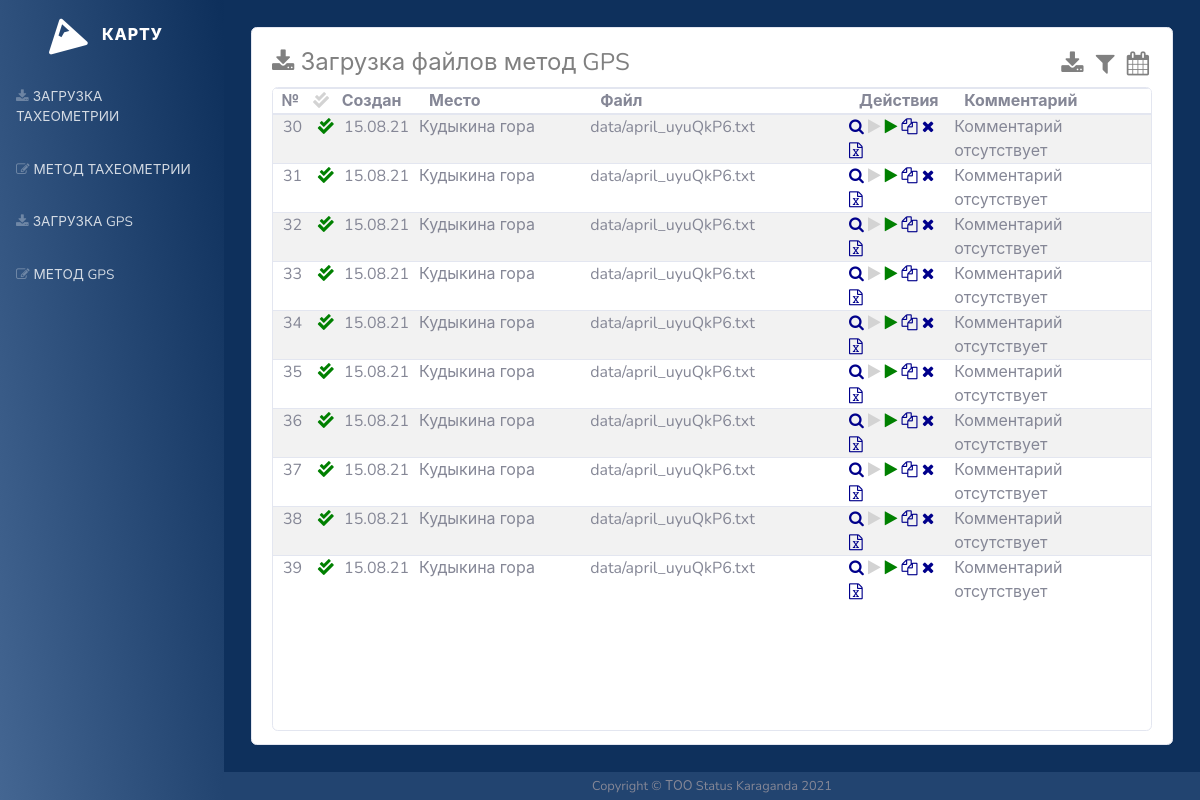
Page /load_gps/ on the committed database.
### energy/models.py (models this page shows, shortened)
class Files_gps(models.Model):
    date = models.DateField(verbose_name='Дата:', null=True)
    place = models.ForeignKey('Place', on_delete=models.CASCADE, verbose_name='Место', null=True)
    file = models.FileField(verbose_name='Файл', upload_to='data/', default=None)
    read = models.BooleanField(verbose_name='Прочитан', default=False)
    comment = models.CharField(max_length=500, verbose_name='Комментарий', null=True, default=' ')

class Place(models.Model):
    name = models.CharField(max_length=200, verbose_name='Место', null=True)
    def __str__(self):
        return str(self.name)

### energy/views.py (the view, shortened to what this page needs)
# urls.py: path('load_gps/', load_gps, name='load_gps'),
def load_gps(request):
    if 'clear_period' in request.POST:
        print(request.POST)
    if 'place_clear' in request.POST:
        print(request.POST)
    docs = Files_gps.objects.all().order_by('-date')
    read_form = PlacesModal()
    files = FileModal()
    contractor = DateForm1()
    context = {'docs': docs, 'files': files, 'contractor': contractor, 'form': read_form}
    return render(request, 'energy/load_gps.html', context)

### energy/templates/energy/load_gps.html (shortened to what this page needs)
{% extends "layout/basic.html" %}
{% load static %}
{% load bootstrap4 %}
{% block content %}
<div class="row">
    <div class="col-md-7">
        <h4 style="color:grey;"><i class="fa fa-download"></i> Загрузка файлов метод GPS</h4>
    </div>
    <div class="col-md-5">
        <h4 id="icons" style="text-align:right">
            <a class="icon" style="color:grey;" href="{% url 'energy:add_post_gps' %}"  role="button"><i class="fa fa-download"style="padding: 3px;"></i></a>
            <a class="icon" style="color:grey;" data-toggle="modal" title="Фильтр" data-target="#Filter"><i class="fa fa-filter"style="padding: 3px;"></i></a>
            <a class="icon" style="color:grey;" data-toggle="modal" title="Период" data-target="#exampleModal"><i class="fa fa-calendar" style="padding: 3px;"></i></a>
        </h4>
    </div>
<div class="col-sm-4 col-md-12">
    <div class="card" id="card">
                <div class="table-responsive" >
                    <table class="table table-striped" class="table table-hover">
                        <thead class="sticky" style="padding:20px">
                        <tr>
                                <th class="sticky" style="padding: 0; width: 4%; text-align:center">№</th>
                                <th class="sticky" style="padding: 0; width: 3%; text-align:center"><i class="fas fa-check-double" style="color:lightgrey"></i></th>
                                <th class="sticky" style="padding: 0; width: 7%; text-align:center">Создан</th>
                                <th class="sticky" style="padding: 0; padding-left: 20px; width: 20%; text-align:left">Место</th>
                                <th class="sticky" style="padding: 0; padding-left: 20px; width: 30%; text-align:left">Файл</th>
                                <th class="sticky" style="padding: 0; padding-left: 20px; width: 12%; text-align:left">Действия</th>
                                <th class="sticky" style="padding: 0; padding-left: 20px; width: 30%; text-align:left">Комментарий</th>
                            </tr>
                        </thead>
                        <tbody id="dynamic">
                        {% for doc in docs %}
                        <tr>
                                <td style="padding: 0; padding-left:10px; text-align:left" scope="row">
                                    {{ doc.pk}}
                                </td>
                                <td style="padding: 0; padding-left:10px;" scope="row">
                                    {% if doc.read == True %}
                                        <i class="fas fa-check-double" style="color:green"></i>
                                    {% else %}
                                        <i class="fas fa-check-double" style="color:lightgrey"></i>
                                    {% endif %}
                                </td>
                                <td style="padding: 0; padding-left:10px; text-align:left" scope="row">
                                    {{ doc.date|date:"d.m.y"}}
                                </td>
                                <td style="padding: 0; padding-left:10px; text-align:left" scope="row">
                                    {{ doc.place }}
                                </td>
                                <td style="padding: 0; padding-left:10px" scope="row">
                                    {{ doc.file }}
                                </td>
                                 <td style="padding: 0; padding-left:10px; text-align: left" scope="row">
                                     {% if doc.read == False %}
                                        <a class="icon" id="work" name="search" name="search{{ forloop.counter }}" href="" role="button" title="Просмотр"><i class="fa fa-search" style="color:lightgrey"></i></a>
                                        <a class="icon" id="work" name="search" name="search{{ forloop.counter }}" href="{% url 'energy:step_1_gps' pk=doc.pk %}" role="button" title="Прочитать"><i class="fa fa-play"style="color:green"></i></a>
                                        <a class="icon" id="work" name="search" name="search{{ forloop.counter }}" href="" role="button" title="Шаг2"><i class="fa fa-play"style="color:lightgrey"></i></a>
                                        <a class="icon" href="" role="button"><i class="fa fa-copy"title="Копия" style="color:lightgrey"></i></a>
                                        <a class="icon" href="{% url 'energy:remove_gpsfile' pk=doc.pk %}" role="button"><i class="fa fa-remove"title="Удалить" style="color:lightgrey"></i></a>
                                        <a class="icon" href="" role="button"><i class="fa fa-file-excel"title="PDF" style="color:lightgrey"></i></a>
                                    {% else %}
                                        <a class="icon" id="work" name="search" name="search{{ forloop.counter }}" href="{% url 'energy:search_gps_load' pk=doc.pk %}" role="button" title="Просмотр"><i class="fa fa-search" style="color:darkblue"></i></a>
                                        <a disabled class="icon" id="work" name="search" name="search{{ forloop.counter }}" href="" role="button" title="Прочитать"><i class="fa fa-play"style="color:lightgrey"></i></a>
                                        <a disabled class="icon" id="work" name="search" name="search{{ forloop.counter }}" href="{% url 'energy:step_gps' pk=doc.pk %}" role="button" title="Шаг2"><i class="fa fa-play"style="color:green"></i></a>
                                        <a class="icon" href="{% url 'energy:gpsfile_copy' pk=doc.pk %}" role="button"><i class="fa fa-copy"title="Копия" style="color:darkblue"></i></a>
                                        <a class="icon" href="{% url 'energy:remove_gpsfile' pk=doc.pk %}" role="button"><i class="fa fa-remove"title="Удалить" style="color:darkblue"></i></a>
                                        <a class="icon" href="{% url 'energy:xls_gps' pk=doc.pk %}" role="button"><i class="fa fa-file-excel"title="export xls" style="color:darkblue"></i></a>
                                    {% endif %}
                                </td>
                                <td style="padding: 0; padding-left:10px; text-align: left" scope="row">
                                    {{ doc.comment }}
                                </td>
                        </tr>
                                        {% endfor %}
                    </tbody>
                </table>
        </div>
        </div>
    </div>
</div>
{% endblock %}

### energy/templates/energy/load_gps.html (style rules this page uses)
thead th { position: sticky; top: 0; background: white; }
#card { overflow-y: scroll; height: 80.5vh; }

### rows in the picture
Files_gps: pk "30", read True (drawn), date "15.08.21", place "Кудыкина гора", file "data/april_uyuQkP6.txt", comment "Комментарий отсутствует"
Files_gps: pk "31", read True (drawn), date "15.08.21", place "Кудыкина гора", file "data/april_uyuQkP6.txt", comment "Комментарий отсутствует"
Files_gps: pk "32", read True (drawn), date "15.08.21", place "Кудыкина гора", file "data/april_uyuQkP6.txt", comment "Комментарий отсутствует"
Files_gps: pk "33", read True (drawn), date "15.08.21", place "Кудыкина гора", file "data/april_uyuQkP6.txt", comment "Комментарий отсутствует"
Files_gps: pk "34", read True (drawn), date "15.08.21", place "Кудыкина гора", file "data/april_uyuQkP6.txt", comment "Комментарий отсутствует"
Files_gps: pk "35", read True (drawn), date "15.08.21", place "Кудыкина гора", file "data/april_uyuQkP6.txt", comment "Комментарий отсутствует"
Files_gps: pk "36", read True (drawn), date "15.08.21", place "Кудыкина гора", file "data/april_uyuQkP6.txt", comment "Комментарий отсутствует"
Files_gps: pk "37", read True (drawn), date "15.08.21", place "Кудыкина гора", file "data/april_uyuQkP6.txt", comment "Комментарий отсутствует"
Files_gps: pk "38", read True (drawn), date "15.08.21", place "Кудыкина гора", file "data/april_uyuQkP6.txt", comment "Комментарий отсутствует"
Files_gps: pk "39", read True (drawn), date "15.08.21", place "Кудыкина гора", file "data/april_uyuQkP6.txt", comment "Комментарий отсутствует"
